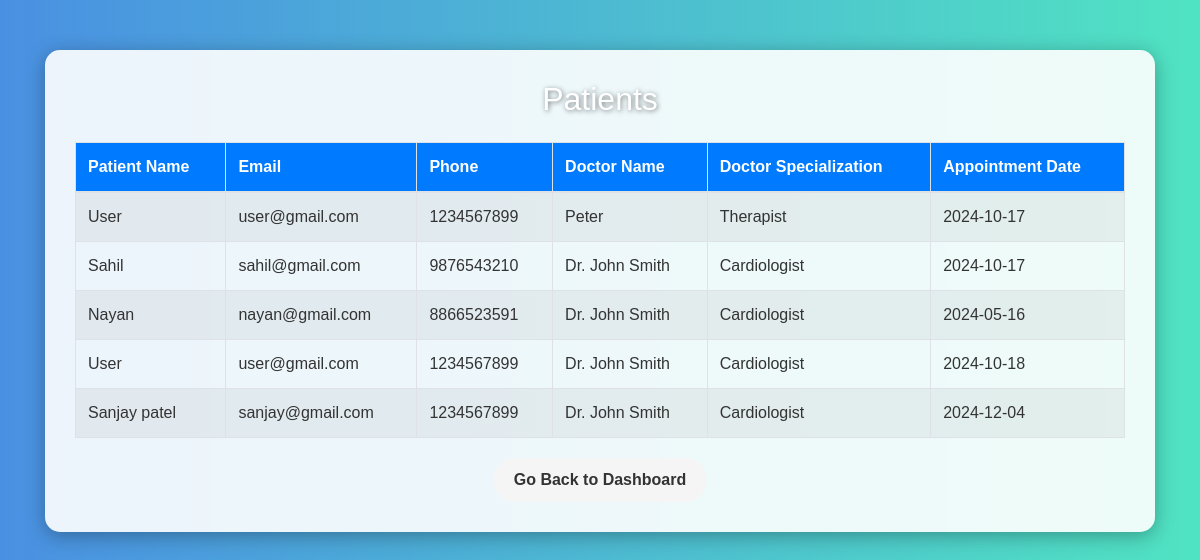
/patients.php, run on the app's committed database.
### tables this page shows
CREATE TABLE `appointments` (
  `id` int(11) NOT NULL,
  `user_id` int(11) DEFAULT NULL,
  `appointment_date` date NOT NULL,
  `appointment_time` time NOT NULL,
  `created_at` timestamp NOT NULL DEFAULT current_timestamp(),
  `patient_name` varchar(255) DEFAULT NULL,
  `doctor_id` int(11) DEFAULT NULL,
  `email` varchar(255) DEFAULT NULL,
  `phone` varchar(20) DEFAULT NULL,
  `status` enum('Pending','Approved','Cancelled') NOT NULL DEFAULT 'Pending',
  `cancellation_reason` varchar(255) DEFAULT NULL
);

CREATE TABLE `users` (
  `id` int(11) NOT NULL,
  `name` varchar(255) NOT NULL,
  `email` varchar(255) NOT NULL,
  `phone` varchar(20) DEFAULT NULL,
  `created_at` timestamp NOT NULL DEFAULT current_timestamp(),
  `role` enum('admin','doctor','user') NOT NULL,
  `password` varchar(255) NOT NULL
);

CREATE TABLE `doctors` (
  `id` int(11) NOT NULL,
  `name` varchar(255) NOT NULL,
  `specialization` varchar(255) NOT NULL,
  `user_id` int(11) DEFAULT NULL,
  `phone` varchar(20) DEFAULT NULL,
  `email` varchar(255) DEFAULT NULL,
  `gender` enum('Male','Female','Other') DEFAULT NULL,
  `experience_years` int(11) DEFAULT NULL,
  `address` varchar(255) DEFAULT NULL,
  `image` varchar(255) DEFAULT NULL
);

### patients.php (the view, shortened to what this page needs)
<?php
$servername = "localhost";
$username = "root";
$password = "";
$dbname = "doctor_appointment";
$conn = new mysqli($servername, $username, $password, $dbname);
$sql = "SELECT u.name AS patient_name, u.email AS patient_email, u.phone AS patient_phone,
               d.name AS doctor_name, d.specialization, a.appointment_date
        FROM appointments a
        JOIN users u ON a.user_id = u.id
        JOIN doctors d ON a.doctor_id = d.id";
$result = $conn->query($sql);
?>
<!DOCTYPE html>
<html lang="en">
<head>
    <link rel="stylesheet" href="https://stackpath.bootstrapcdn.com/bootstrap/4.5.2/css/bootstrap.min.css">
</head>
<body>
<div class="container">
    <div class="table-container">
        <h2 class="text-center mb-4">Patients</h2>
        <table class="table table-bordered table-striped">
            <thead>
                <tr>
                    <th>Patient Name</th>
                    <th>Email</th>
                    <th>Phone</th>
                    <th>Doctor Name</th>
                    <th>Doctor Specialization</th>
                    <th>Appointment Date</th>
                </tr>
            </thead>
            <tbody>
                <?php if ($result->num_rows > 0): ?>
                    <?php while ($row = $result->fetch_assoc()): ?>
                        <tr>
                            <td><?php echo htmlentities($row['patient_name']); ?></td>
                            <td><?php echo htmlentities($row['patient_email']); ?></td>
                            <td><?php echo htmlentities($row['patient_phone']); ?></td>
                            <td><?php echo htmlentities($row['doctor_name']); ?></td>
                            <td><?php echo htmlentities($row['specialization']); ?></td>
                            <td><?php echo htmlentities($row['appointment_date']); ?></td>
                        </tr>
                    <?php endwhile; ?>
                <?php else: ?>
                    <tr>
                        <td colspan="6" class="text-center">No patients found</td>
                    </tr>
                <?php endif; ?>
            </tbody>
        </table>
        <div class="btn-container">
            <a href="dashboard.php" class="btn btn-back">Go Back to Dashboard</a>
        </div>
    </div>
</div>
</body>
</html>

### patients.php (style rules this page uses)
body { background: linear-gradient(to right, #4a90e2, #50e3c2); color: white; font-family: 'Arial', sans-serif; }
.table-container { background-color: rgba(255, 255, 255, 0.9); padding: 30px; border-radius: 15px; margin-top: 50px; box-shadow: 0 4px 20px rgba(0, 0, 0, 0.3); }
.table th, .table td { color: #333; }
.table th { background-color: #007bff; color: white; }
.btn-back { background-color: #f5f5f5; color: #333; border-radius: 20px; padding: 10px 20px; font-weight: bold; border: none; transition: all 0.3s ease; }
.btn-container { text-align: center; margin-top: 20px; }
h2 { text-shadow: 1px 1px 5px rgba(0, 0, 0, 0.5); }

### data on the page
appointments: user.name "User", user.email "user@gmail.com", user.phone "1234567899", doctor.name "Peter", doctor.specialization "Therapist", appointment_date "2024-10-17"
appointments: user.name "Sahil", user.email "sahil@gmail.com", user.phone "9876543210", doctor.name "Dr. John Smith", doctor.specialization "Cardiologist", appointment_date "2024-10-17"
appointments: user.name "Nayan", user.email "nayan@gmail.com", user.phone "8866523591", doctor.name "Dr. John Smith", doctor.specialization "Cardiologist", appointment_date "2024-05-16"
appointments: user.name "User", user.email "user@gmail.com", user.phone "1234567899", doctor.name "Dr. John Smith", doctor.specialization "Cardiologist", appointment_date "2024-10-18"
appointments: user.name "Sanjay patel", user.email "sanjay@gmail.com", user.phone "1234567899", doctor.name "Dr. John Smith", doctor.specialization "Cardiologist", appointment_date "2024-12-04"
